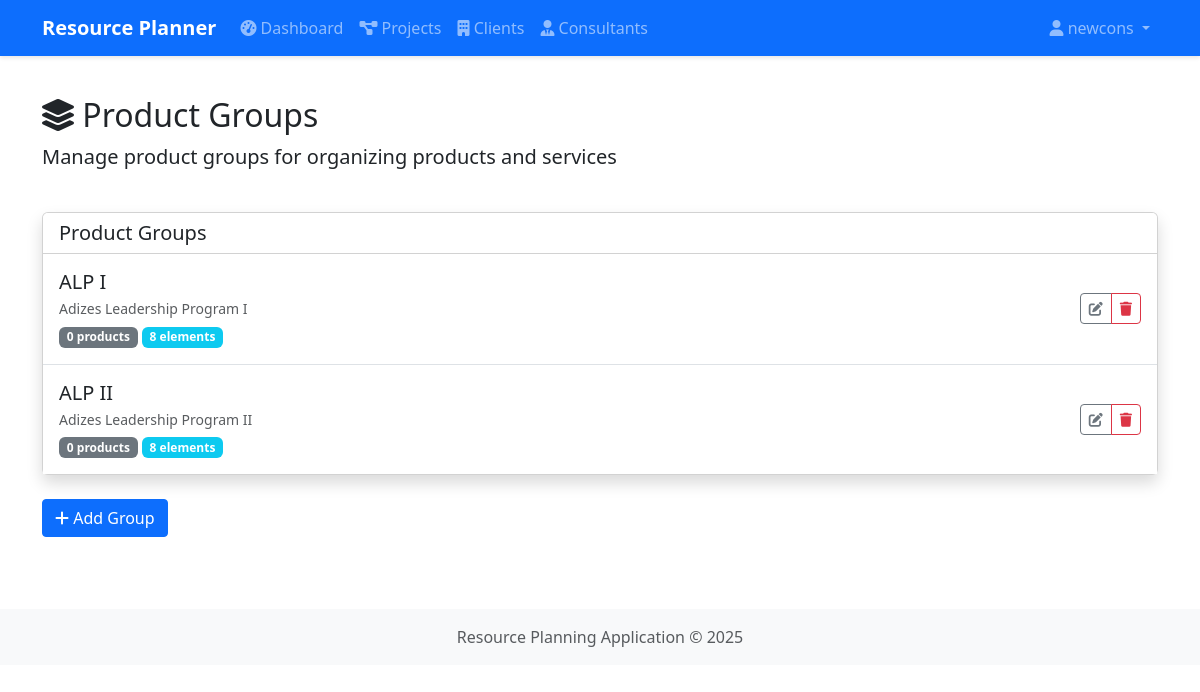
Page /catalog/groups (signed in) on the committed database.
### app/models.py (models this page shows, shortened)
class User(db.Model, UserMixin):
    __tablename__ = 'users'
    id = db.Column(db.Integer, primary_key=True)
    username = db.Column(db.String(80), unique=True, nullable=False)
    email = db.Column(db.String(120), unique=True, nullable=False)
    password_hash = db.Column(db.String(128))
    first_name = db.Column(db.String(50))
    last_name = db.Column(db.String(50))
    created_at = db.Column(db.DateTime, default=datetime.utcnow)
    is_active = db.Column(db.Boolean, default=True)
    updated_at = db.Column(db.DateTime, default=datetime.utcnow, onupdate=datetime.utcnow)
    consultants = db.relationship('Consultant', backref='user', lazy=True)
    roles = db.relationship('Role', secondary='user_roles', backref=db.backref('users', lazy=True))

class ProductGroup(db.Model):
    __tablename__ = 'product_groups'
    id = db.Column(db.Integer, primary_key=True)
    name = db.Column(db.String(100), nullable=False)
    description = db.Column(db.Text)
    duration_id = db.Column(db.Integer, db.ForeignKey('list_items.id', ondelete='SET NULL'), nullable=True)
    created_at = db.Column(db.DateTime, default=datetime.utcnow)
    updated_at = db.Column(db.DateTime, default=datetime.utcnow, onupdate=datetime.utcnow)
    products = db.relationship('ProductService', backref='group', lazy=True)
    elements = db.relationship('ProductElement', backref='group', lazy=True, cascade='all, delete-orphan')
    duration = db.relationship('ListItem', foreign_keys=[duration_id])

### app/routes/catalog.py (the view)
@catalog_bp.route('/groups')
@login_required
def list_groups():
    groups = ProductGroup.query.all()
    for group in groups:
        group.elements = ProductElement.query.filter_by(group_id=group.id).all()
    phase_durations_list = List.query.filter_by(name='Phase Durations').first()
    phase_durations = {duration.id: duration.value for duration in phase_durations_list.items} if phase_durations_list else {}
    return render_template('catalog/groups/list.html', groups=groups, phase_durations=phase_durations)

### app/templates/catalog/groups/list.html (shortened to what this page needs)
{% extends 'base.html' %}
{% block content %}
<div class="row mb-4">
    <div class="col">
        <h1 class="h2">
            <i class="fas fa-layer-group"></i> Product Groups
        </h1>
        <p class="lead">Manage product groups for organizing products and services</p>
    </div>
</div>
<div class="row">
    <div class="col-12">
        <div class="card shadow mb-4">
            <div class="card-header bg-white">
                <h5 class="mb-0">Product Groups</h5>
            </div>
            <div class="card-body p-0">
                {% if groups %}
                <div class="list-group list-group-flush">
                    {% for group in groups %}
                    <div class="list-group-item p-0">
                        <div class="d-flex justify-content-between align-items-center p-3">
                            <div>
                                <h5 class="mb-1">{{ group.name }}</h5>
                                <p class="mb-1 text-muted small">{{ group.description }}</p>
                                <span class="badge bg-secondary">{{ group.products|length }} product{% if group.products|length != 1 %}s{% endif %}</span>
                                <span class="badge bg-info">{{ group.elements|length }} element{% if group.elements|length != 1 %}s{% endif %}</span>
                            </div>
                            <div class="btn-group">
                                <button type="button" class="btn btn-sm btn-outline-secondary toggle-group-edit" data-group-id="{{ group.id }}">
                                    <i class="fas fa-edit"></i>
                                </button>
                                <button type="button" class="btn btn-sm btn-outline-danger delete-group" data-id="{{ group.id }}" data-name="{{ group.name }}">
                                    <i class="fas fa-trash"></i>
                                </button>
                            </div>
                        </div>
                    </div>
                    {% endfor %}
                </div>
                {% else %}
                <div class="alert alert-info m-3">
                    <i class="fas fa-info-circle"></i> No product groups found.
                </div>
                {% endif %}
            </div>
        </div>
        <button type="button" class="btn btn-primary mb-4" id="add-group-btn">
            <i class="fas fa-plus"></i> Add Group
        </button>
    </div>
</div>
{% endblock %}

### app/templates/base.html (shortened to what this page needs)
<!DOCTYPE html>
<html lang="en">
<head>
    <link href="https://cdn.jsdelivr.net/npm/bootstrap@5.3.0-alpha1/dist/css/bootstrap.min.css" rel="stylesheet">
    <link rel="stylesheet" href="https://cdnjs.cloudflare.com/ajax/libs/font-awesome/6.0.0/css/all.min.css">
    <link rel="stylesheet" href="{{ url_for('static', filename='css/style.css') }}">
</head>
<body>
    <nav class="navbar navbar-expand-lg navbar-dark bg-primary">
        <div class="container">
            <a class="navbar-brand" href="{{ url_for('index') }}">Resource Planner</a>
            <div class="collapse navbar-collapse" id="navbarNav">
                {% if current_user.is_authenticated %}
                <ul class="navbar-nav me-auto">
                    <li class="nav-item">
                        <a class="nav-link" href="{{ url_for('admin.dashboard') }}">
                            <i class="fas fa-tachometer-alt"></i> Dashboard
                        </a>
                    </li>
                    <li class="nav-item">
                        <a class="nav-link" href="{{ url_for('projects.list_projects') }}">
                            <i class="fas fa-project-diagram"></i> Projects
                        </a>
                    </li>
                    <li class="nav-item">
                        <a class="nav-link" href="{{ url_for('clients.list_clients') }}">
                            <i class="fas fa-building"></i> Clients
                        </a>
                    </li>
                    <li class="nav-item">
                        <a class="nav-link" href="{{ url_for('consultants.list_consultants') }}">
                            <i class="fas fa-user-tie"></i> Consultants
                        </a>
                    </li>
                </ul>
                <ul class="navbar-nav">
                    <li class="nav-item dropdown">
                        <a class="nav-link dropdown-toggle" href="#" id="userDropdown" role="button" data-bs-toggle="dropdown" aria-expanded="false">
                            <i class="fas fa-user"></i> {{ current_user.username }}
                        </a>
                    </li>
                </ul>
                {% endif %}
            </div>
        </div>
    </nav>
    <div class="container mt-4">
        {% block content %}{% endblock %}
    </div>
    <footer class="footer mt-5 py-3 bg-light">
        <div class="container text-center">
            <span class="text-muted">Resource Planning Application &copy; {{ now.year }}</span>
        </div>
    </footer>
</body>
</html>

### app/static/css/style.css (style rules this page uses)
body { min-height: 100vh; display: flex; flex-direction: column; }
.footer { margin-top: auto; }
.card { transition: transform 0.3s ease; box-shadow: 0 4px 6px rgba(0, 0, 0, 0.1); }
.btn { border-radius: 0.25rem; }
.navbar { box-shadow: 0 2px 4px rgba(0, 0, 0, 0.1); }
.navbar-brand { font-weight: bold; }

### rows in the picture
User: username "newcons"
ProductGroup: name "ALP I", description "Adizes Leadership Program I", products|length "0", elements|length "8"
ProductGroup: name "ALP II", description "Adizes Leadership Program II", products|length "0", elements|length "8"
